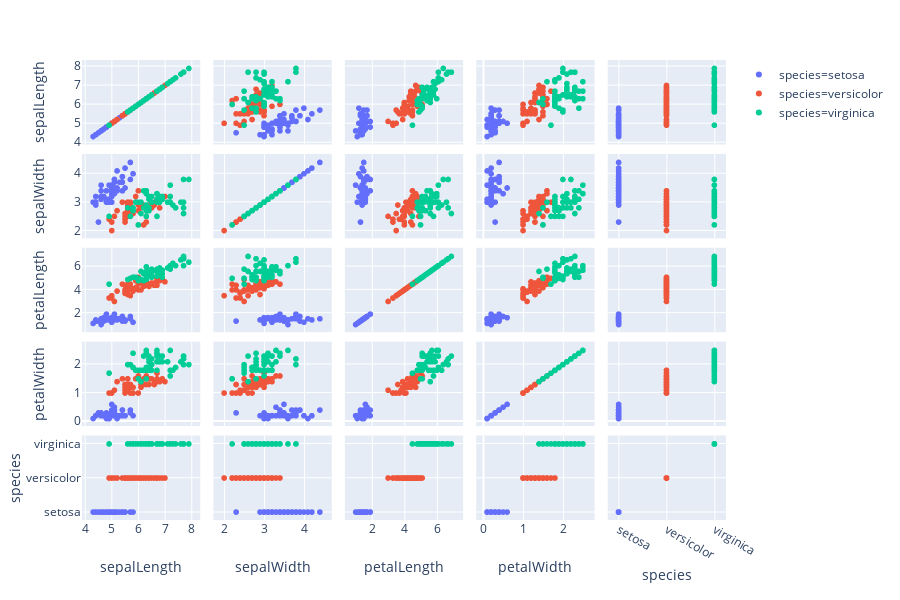

Notebook cell for this chart:
### Code cell
px.scatter_matrix(iris, color='species')

### Figure 1 — Plotly figure (JSON) as saved in the notebook; plotly's stock layout.template omitted (floating-point values rounded to 4 significant figures)
{"data": [{"dimensions": [{"axis": {"matches": true}, "label": "sepalLength", "values": [5.1, 4.9, 4.7, 4.6, 5, 5.4, 4.6, 5, 4.4, 4.9, 5.4, 4.8, 4.8, 4.3, 5.8, 5.7, 5.4, 5.1, 5.7, 5.1, 5.4, 5.1, 4.6, 5.1, 4.8, 5, 5, 5.2, 5.2, 4.7, 4.8, 5.4, 5.2, 5.5, 4.9, 5, 5.5, 4.9, 4.4, 5.1, 5, 4.5, 4.4, 5, 5.1, 4.8, 5.1, 4.6, 5.3, 5]}, {"axis": {"matches": true}, "label": "sepalWidth", "values": [3.5, 3, 3.2, 3.1, 3.6, 3.9, 3.4, 3.4, 2.9, 3.1, 3.7, 3.4, 3, 3, 4, 4.4, 3.9, 3.5, 3.8, 3.8, 3.4, 3.7, 3.6, 3.3, 3.4, 3, 3.4, 3.5, 3.4, 3.2, 3.1, 3.4, 4.1, 4.2, 3.1, 3.2, 3.5, 3.6, 3, 3.4, 3.5, 2.3, 3.2, 3.5, 3.8, 3, 3.8, 3.2, 3.7, 3.3]}, {"axis": {"matches": true}, "label": "petalLength", "values": [1.4, 1.4, 1.3, 1.5, 1.4, 1.7, 1.4, 1.5, 1.4, 1.5, 1.5, 1.6, 1.4, 1.1, 1.2, 1.5, 1.3, 1.4, 1.7, 1.5, 1.7, 1.5, 1, 1.7, 1.9, 1.6, 1.6, 1.5, 1.4, 1.6, 1.6, 1.5, 1.5, 1.4, 1.5, 1.2, 1.3, 1.4, 1.3, 1.5, 1.3, 1.3, 1.3, 1.6, 1.9, 1.4, 1.6, 1.4, 1.5, 1.4]}, {"axis": {"matches": true}, "label": "petalWidth", "values": [0.2, 0.2, 0.2, 0.2, 0.2, 0.4, 0.3, 0.2, 0.2, 0.1, 0.2, 0.2, 0.1, 0.1, 0.2, 0.4, 0.4, 0.3, 0.3, 0.3, 0.2, 0.4, 0.2, 0.5, 0.2, 0.2, 0.4, 0.2, 0.2, 0.2, 0.2, 0.4, 0.1, 0.2, 0.2, 0.2, 0.2, 0.1, 0.2, 0.2, 0.3, 0.3, 0.2, 0.6, 0.4, 0.3, 0.2, 0.2, 0.2, 0.2]}, {"axis": {"matches": true}, "label": "species", "values": ["setosa", "setosa", "setosa", "setosa", "setosa", "setosa", "setosa", "setosa", "setosa", "setosa", "setosa", "setosa", "setosa", "setosa", "setosa", "setosa", "setosa", "setosa", "setosa", "setosa", "setosa", "setosa", "setosa", "setosa", "setosa", "setosa", "setosa", "setosa", "setosa", "setosa", "setosa", "setosa", "setosa", "setosa", "setosa", "setosa", "setosa", "setosa", "setosa", "setosa", "setosa", "setosa", "setosa", "setosa", "setosa", "setosa", "setosa", "setosa", "setosa", "setosa"]}], "hoverlabel": {"namelength": 0}, "hovertemplate": "species=setosa<br>%{xaxis.title.text}=%{x}<br>%{yaxis.title.text}=%{y}", "legendgroup": "species=setosa", "marker": {"color": "#636efa", "symbol": "circle"}, "name": "species=setosa", "showlegend": true, "type": "splom"}, {"dimensions": [{"axis": {"matches": true}, "label": "sepalLength", "values": [7, 6.4, 6.9, 5.5, 6.5, 5.7, 6.3, 4.9, 6.6, 5.2, 5, 5.9, 6, 6.1, 5.6, 6.7, 5.6, 5.8, 6.2, 5.6, 5.9, 6.1, 6.3, 6.1, 6.4, 6.6, 6.8, 6.7, 6, 5.7, 5.5, 5.5, 5.8, 6, 5.4, 6, 6.7, 6.3, 5.6, 5.5, 5.5, 6.1, 5.8, 5, 5.6, 5.7, 5.7, 6.2, 5.1, 5.7]}, {"axis": {"matches": true}, "label": "sepalWidth", "values": [3.2, 3.2, 3.1, 2.3, 2.8, 2.8, 3.3, 2.4, 2.9, 2.7, 2, 3, 2.2, 2.9, 2.9, 3.1, 3, 2.7, 2.2, 2.5, 3.2, 2.8, 2.5, 2.8, 2.9, 3, 2.8, 3, 2.9, 2.6, 2.4, 2.4, 2.7, 2.7, 3, 3.4, 3.1, 2.3, 3, 2.5, 2.6, 3, 2.6, 2.3, 2.7, 3, 2.9, 2.9, 2.5, 2.8]}, {"axis": {"matches": true}, "label": "petalLength", "values": [4.7, 4.5, 4.9, 4, 4.6, 4.5, 4.7, 3.3, 4.6, 3.9, 3.5, 4.2, 4, 4.7, 3.6, 4.4, 4.5, 4.1, 4.5, 3.9, 4.8, 4, 4.9, 4.7, 4.3, 4.4, 4.8, 5, 4.5, 3.5, 3.8, 3.7, 3.9, 5.1, 4.5, 4.5, 4.7, 4.4, 4.1, 4, 4.4, 4.6, 4, 3.3, 4.2, 4.2, 4.2, 4.3, 3, 4.1]}, {"axis": {"matches": true}, "label": "petalWidth", "values": [1.4, 1.5, 1.5, 1.3, 1.5, 1.3, 1.6, 1, 1.3, 1.4, 1, 1.5, 1, 1.4, 1.3, 1.4, 1.5, 1, 1.5, 1.1, 1.8, 1.3, 1.5, 1.2, 1.3, 1.4, 1.4, 1.7, 1.5, 1, 1.1, 1, 1.2, 1.6, 1.5, 1.6, 1.5, 1.3, 1.3, 1.3, 1.2, 1.4, 1.2, 1, 1.3, 1.2, 1.3, 1.3, 1.1, 1.3]}, {"axis": {"matches": true}, "label": "species", "values": ["versicolor", "versicolor", "versicolor", "versicolor", "versicolor", "versicolor", "versicolor", "versicolor", "versicolor", "versicolor", "versicolor", "versicolor", "versicolor", "versicolor", "versicolor", "versicolor", "versicolor", "versicolor", "versicolor", "versicolor", "versicolor", "versicolor", "versicolor", "versicolor", "versicolor", "versicolor", "versicolor", "versicolor", "versicolor", "versicolor", "versicolor", "versicolor", "versicolor", "versicolor", "versicolor", "versicolor", "versicolor", "versicolor", "versicolor", "versicolor", "versicolor", "versicolor", "versicolor", "versicolor", "versicolor", "versicolor", "versicolor", "versicolor", "versicolor", "versicolor"]}], "hoverlabel": {"namelength": 0}, "hovertemplate": "species=versicolor<br>%{xaxis.title.text}=%{x}<br>%{yaxis.title.text}=%{y}", "legendgroup": "species=versicolor", "marker": {"color": "#EF553B", "symbol": "circle"}, "name": "species=versicolor", "showlegend": true, "type": "splom"}, {"dimensions": [{"axis": {"matches": true}, "label": "sepalLength", "values": [6.3, 5.8, 7.1, 6.3, 6.5, 7.6, 4.9, 7.3, 6.7, 7.2, 6.5, 6.4, 6.8, 5.7, 5.8, 6.4, 6.5, 7.7, 7.7, 6, 6.9, 5.6, 7.7, 6.3, 6.7, 7.2, 6.2, 6.1, 6.4, 7.2, 7.4, 7.9, 6.4, 6.3, 6.1, 7.7, 6.3, 6.4, 6, 6.9, 6.7, 6.9, 5.8, 6.8, 6.7, 6.7, 6.3, 6.5, 6.2, 5.9]}, {"axis": {"matches": true}, "label": "sepalWidth", "values": [3.3, 2.7, 3, 2.9, 3, 3, 2.5, 2.9, 2.5, 3.6, 3.2, 2.7, 3, 2.5, 2.8, 3.2, 3, 3.8, 2.6, 2.2, 3.2, 2.8, 2.8, 2.7, 3.3, 3.2, 2.8, 3, 2.8, 3, 2.8, 3.8, 2.8, 2.8, 2.6, 3, 3.4, 3.1, 3, 3.1, 3.1, 3.1, 2.7, 3.2, 3.3, 3, 2.5, 3, 3.4, 3]}, {"axis": {"matches": true}, "label": "petalLength", "values": [6, 5.1, 5.9, 5.6, 5.8, 6.6, 4.5, 6.3, 5.8, 6.1, 5.1, 5.3, 5.5, 5, 5.1, 5.3, 5.5, 6.7, 6.9, 5, 5.7, 4.9, 6.7, 4.9, 5.7, 6, 4.8, 4.9, 5.6, 5.8, 6.1, 6.4, 5.6, 5.1, 5.6, 6.1, 5.6, 5.5, 4.8, 5.4, 5.6, 5.1, 5.1, 5.9, 5.7, 5.2, 5, 5.2, 5.4, 5.1]}, {"axis": {"matches": true}, "label": "petalWidth", "values": [2.5, 1.9, 2.1, 1.8, 2.2, 2.1, 1.7, 1.8, 1.8, 2.5, 2, 1.9, 2.1, 2, 2.4, 2.3, 1.8, 2.2, 2.3, 1.5, 2.3, 2, 2, 1.8, 2.1, 1.8, 1.8, 1.8, 2.1, 1.6, 1.9, 2, 2.2, 1.5, 1.4, 2.3, 2.4, 1.8, 1.8, 2.1, 2.4, 2.3, 1.9, 2.3, 2.5, 2.3, 1.9, 2, 2.3, 1.8]}, {"axis": {"matches": true}, "label": "species", "values": ["virginica", "virginica", "virginica", "virginica", "virginica", "virginica", "virginica", "virginica", "virginica", "virginica", "virginica", "virginica", "virginica", "virginica", "virginica", "virginica", "virginica", "virginica", "virginica", "virginica", "virginica", "virginica", "virginica", "virginica", "virginica", "virginica", "virginica", "virginica", "virginica", "virginica", "virginica", "virginica", "virginica", "virginica", "virginica", "virginica", "virginica", "virginica", "virginica", "virginica", "virginica", "virginica", "virginica", "virginica", "virginica", "virginica", "virginica", "virginica", "virginica", "virginica"]}], "hoverlabel": {"namelength": 0}, "hovertemplate": "species=virginica<br>%{xaxis.title.text}=%{x}<br>%{yaxis.title.text}=%{y}", "legendgroup": "species=virginica", "marker": {"color": "#00cc96", "symbol": "circle"}, "name": "species=virginica", "showlegend": true, "type": "splom"}], "layout": {"dragmode": "select", "height": 600, "legend": {"tracegroupgap": 0}, "margin": {"t": 60}}}
